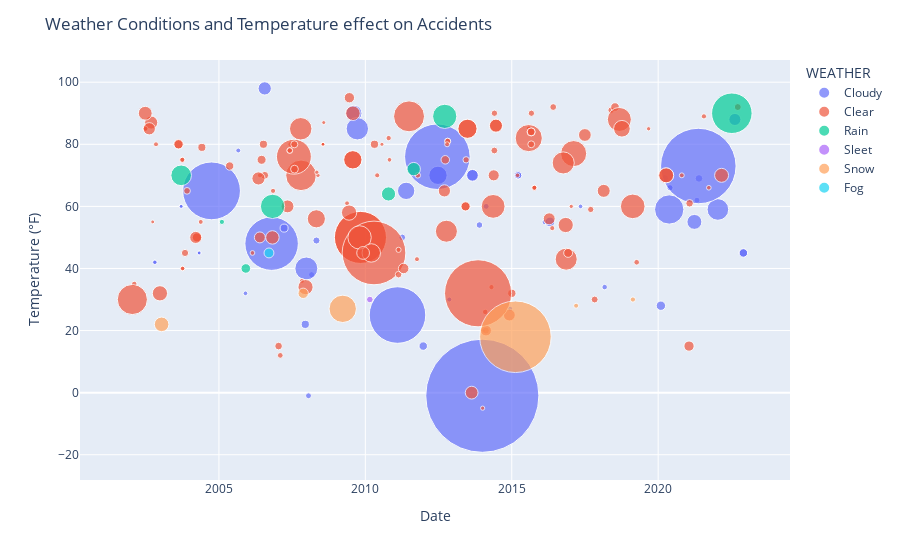

The code cell stored with this chart in its notebook:
### Code cell
import plotly.express as px

fig = px.scatter(train_df, x="DATE", y="TEMP", size="ACCDMG", color="WEATHER", 
                 hover_name="DESCRIPTION", size_max=80, 
                 color_continuous_scale='Bluered_r')

fig.update_layout(title="Weather Conditions and Temperature effect on Accidents",
                  xaxis_title="Date",
                  yaxis_title="Temperature (°F)")

fig.show()

### Figure 1 — Plotly figure (JSON) as saved in the notebook; plotly's stock layout.template omitted (floating-point values rounded to 4 significant figures; data arrays with more than 128 entries replaced by an {"elided": "..."} marker saying what was removed)
{"data": [{"hovertemplate": "<b>%{hovertext}</b><br><br>WEATHER=Cloudy<br>DATE=%{x}<br>TEMP=%{y}<br>ACCDMG=%{marker.size}<extra></extra>", "hovertext": ["Switch point worn or broken ", "Other miscellaneous causes (Provide detailed description in narrative) ", "Other miscellaneous causes (Provide detailed description in narrative) ", "Other miscellaneous causes (Provide detailed description in narrative) ", "Other miscellaneous causes (Provide detailed description in narrative) ", "Broken Rail - Transverse/compound fissure  ", "Wide gage (due to defective or missing crossties) ", "Other Causes (Provide detailed description in narrative).", "Other causes (Provide detailed description in narrative) ", "Switch not latched or locked ", "Switch not latched or locked ", "Broken Rail - Head and web separation (within joint bar limits) ", "Other brake components damaged, worn, broken, or disconnected", "Other brake components damaged, worn, broken, or disconnected", "Broken Rail - Horizontal split head ", "Derail, failure to apply or remove ", "Vandalism of track or track appliances, e.g., objects  placed on track, switch thrown, etc.", "Failure to apply sufficient number of hand brakes on car(s) (railroad employee) ", "Buffing or slack action excessive, train handling ", "Roadbed settled or soft ", "Switch improperly lined ", "Switch improperly lined ", "Switch improperly lined ", "Switch improperly lined ", "Draft gear/mechanism broken or defective (including yoke) ", "Superelevation improper, excessive, or insufficient ", "Shoving movement, man on or at leading end of movement, failure to control", "Other frog, switch and track appliance defects (Provide detailed description in narrative)", "Other coupler and draft system defects, (CAR) (Provide detailed description in narrative) ", "Broken or bent axle between wheel seats ", "Failure to properly secure hand brake on car(s) (railroad  employee)", "Failure to properly secure hand brake on car(s) (railroad  employee)", "Shoving movement, absence of man on or at leading end of movement", "Shoving movement, absence of man on or at leading end of movement", "Shoving movement, absence of man on or at leading end of movement", "Other way and structure defect (Provide detailed description in narrative)", "Broken Rail - Weld (field) ", "Impairment of efficiency or judgment because of drugs or alcohol", "Impairment of efficiency or judgment because of drugs or alcohol", "Other signal failures (Provide detailed description in narrative) ", "Truck bolster stiff, improper swiveling", "Snow, ice, mud, gravel, coal, sand, etc. on track ", "Automatic hump retarder failed to sufficiently slow car due to foreign material on wheels of car being humped", "Automatic hump retarder failed to sufficiently slow car due to foreign material on wheels of car being humped", "Automatic hump retarder failed to sufficiently slow car due to foreign material on wheels of car being humped", "Buffing or slack action excessive, train make‑up ", "Buffing or slack action excessive, train make‑up ", "Failure to stretch cars before shoving ", "Cause under active investigation by reporting railroad  (Amended report will be forwarded when reporting railroad’s active investigation has been completed.) ", "Truck hunting ", "Human Factor - motive power and equipment", "Human Factor - motive power and equipment", "Investigation complete, cause could not be determined (When using this code, the narrative must include the reason(s) why the cause of the accident/incident could not be determined.)", "Investigation complete, cause could not be determined (When using this code, the narrative must include the reason(s) why the cause of the accident/incident could not be determined.)"], "legendgroup": "Cloudy", "marker": {"color": "#636efa", "size": [27061, 36685, 36685, 23207, 23207, 1713760, 34604, 82000, 82000, 19741, 515195, 1917500, 201000, 201000, 155074, 300000, 279953, 52987, 133645, 22500, 12011, 12011, 13000, 18269, 16143, 87542, 20824, 40000, 2000000, 7670196, 30000, 26000, 13089, 43382, 43382, 2575399, 15059, 9164, 9164, 105248, 180257, 21000, 33019, 33019, 33019, 56500, 3416314, 43000, 315001, 14579, 9245, 9245, 38640, 20894], "sizemode": "area", "sizeref": 1198.0, "symbol": "circle"}, "mode": "markers", "name": "Cloudy", "orientation": "v", "showlegend": true, "type": "scatter", "x": ["2011-04-06", "2020-03-22", "2020-03-22", "2020-05-27", "2020-05-27", "2006-10-20", "2021-05-24", "2013-08-29", "2013-08-29", "2016-02-19", "2020-05-18", "2011-02-06", "2012-06-25", "2012-06-25", "2009-08-11", "2009-09-23", "2022-01-15", "2020-02-04", "2021-03-28", "2008-03-02", "2002-10-25", "2002-10-25", "2017-05-08", "2018-03-05", "2014-12-12", "2022-08-15", "2021-04-29", "2007-12-14", "2004-10-01", "2013-12-30", "2008-05-01", "2013-11-24", "2005-11-28", "2022-11-29", "2022-11-29", "2012-06-17", "2012-11-13", "2003-09-18", "2003-09-18", "2006-07-26", "2011-05-25", "2008-01-23", "2015-03-21", "2015-03-21", "2015-03-21", "2016-04-22", "2021-05-16", "2011-12-24", "2007-12-27", "2005-08-30", "2004-04-29", "2004-04-29", "2007-03-25", "2014-02-16"], "xaxis": "x", "y": [50, 69, 69, 66, 66, 48, 69, 70, 70, 55, 59, 25, 70, 70, 90, 85, 59, 28, 55, 38, 42, 42, 60, 34, 27, 88, 62, 22, 65, -1, 49, 54, 32, 45, 45, 76, 30, 60, 60, 98, 65, -1, 70, 70, 70, 55, 73, 15, 40, 78, 45, 45, 53, 60], "yaxis": "y"}, {"hovertemplate": "<b>%{hovertext}</b><br><br>WEATHER=Clear<br>DATE=%{x}<br>TEMP=%{y}<br>ACCDMG=%{marker.size}<extra></extra>", "hovertext": {"elided": "144 str values"}, "legendgroup": "Clear", "marker": {"color": "#EF553B", "size": {"elided": "144 int values"}, "sizemode": "area", "sizeref": 1198.0, "symbol": "circle"}, "mode": "markers", "name": "Clear", "orientation": "v", "showlegend": true, "type": "scatter", "x": {"elided": "144 str values"}, "xaxis": "x", "y": {"elided": "144 int values"}, "yaxis": "y"}, {"hovertemplate": "<b>%{hovertext}</b><br><br>WEATHER=Rain<br>DATE=%{x}<br>TEMP=%{y}<br>ACCDMG=%{marker.size}<extra></extra>", "hovertext": ["Other miscellaneous causes (Provide detailed description in narrative) ", "Broken Rail - Transverse/compound fissure  ", "Wide gage (due to defective or missing crossties) ", "Journal (roller bearing) failure from overheating ", "Obstructed brake pipe (closed angle cock, ice, etc.)  (LOCOMOTIVE) ", "Extreme environmental condition ‑ EXTREME WIND VELOCITY ", "Improper placement of cars in train between terminals ", "Investigation complete, cause could not be determined (When using this code, the narrative must include the reason(s) why the cause of the accident/incident could not be determined.)"], "legendgroup": "Rain", "marker": {"color": "#00cc96", "size": [108000, 352000, 16606, 54910, 256000, 120343, 354593, 984228], "sizemode": "area", "sizeref": 1198.0, "symbol": "circle"}, "mode": "markers", "name": "Rain", "orientation": "v", "showlegend": true, "type": "scatter", "x": ["2011-08-27", "2012-09-17", "2005-02-07", "2005-12-02", "2003-09-18", "2010-10-17", "2006-11-01", "2022-07-08"], "xaxis": "x", "y": [72, 89, 55, 40, 70, 64, 60, 90], "yaxis": "y"}, {"hovertemplate": "<b>%{hovertext}</b><br><br>WEATHER=Sleet<br>DATE=%{x}<br>TEMP=%{y}<br>ACCDMG=%{marker.size}<extra></extra>", "hovertext": ["Failure to properly secure engine(s) (railroad employee) "], "legendgroup": "Sleet", "marker": {"color": "#ab63fa", "size": [25917], "sizemode": "area", "sizeref": 1198.0, "symbol": "circle"}, "mode": "markers", "name": "Sleet", "orientation": "v", "showlegend": true, "type": "scatter", "x": ["2010-02-26"], "xaxis": "x", "y": [30], "yaxis": "y"}, {"hovertemplate": "<b>%{hovertext}</b><br><br>WEATHER=Snow<br>DATE=%{x}<br>TEMP=%{y}<br>ACCDMG=%{marker.size}<extra></extra>", "hovertext": ["Broken Rail - Vertical split head  ", "Use of brakes, other (Provide detailed description in narrative) ", "Cars left foul ", "Broken or defective tiedown equipment ", "Other extreme environmental conditions (Provide detailed description in narrative) ", "Other causes relating to train handling or makeup (Provide detailed description in narrative) "], "legendgroup": "Snow", "marker": {"color": "#FFA15A", "size": [3071077, 127742, 16194, 64700, 450000, 14986], "sizemode": "area", "sizeref": 1198.0, "symbol": "circle"}, "mode": "markers", "name": "Snow", "orientation": "v", "showlegend": true, "type": "scatter", "x": ["2015-02-16", "2003-01-17", "2019-02-20", "2007-11-18", "2009-03-25", "2017-03-14"], "xaxis": "x", "y": [18, 22, 30, 32, 27, 28], "yaxis": "y"}, {"hovertemplate": "<b>%{hovertext}</b><br><br>WEATHER=Fog<br>DATE=%{x}<br>TEMP=%{y}<br>ACCDMG=%{marker.size}<extra></extra>", "hovertext": ["Shoving movement, absence of man on or at leading end of movement"], "legendgroup": "Fog", "marker": {"color": "#19d3f3", "size": [58707], "sizemode": "area", "sizeref": 1198.0, "symbol": "circle"}, "mode": "markers", "name": "Fog", "orientation": "v", "showlegend": true, "type": "scatter", "x": ["2006-09-17"], "xaxis": "x", "y": [45], "yaxis": "y"}], "layout": {"legend": {"itemsizing": "constant", "title": {"text": "WEATHER"}, "tracegroupgap": 0}, "margin": {"t": 60}, "title": {"text": "Weather Conditions and Temperature effect on Accidents"}, "xaxis": {"anchor": "y", "domain": [0, 1], "title": {"text": "Date"}}, "yaxis": {"anchor": "x", "domain": [0, 1], "title": {"text": "Temperature (°F)"}}}}
